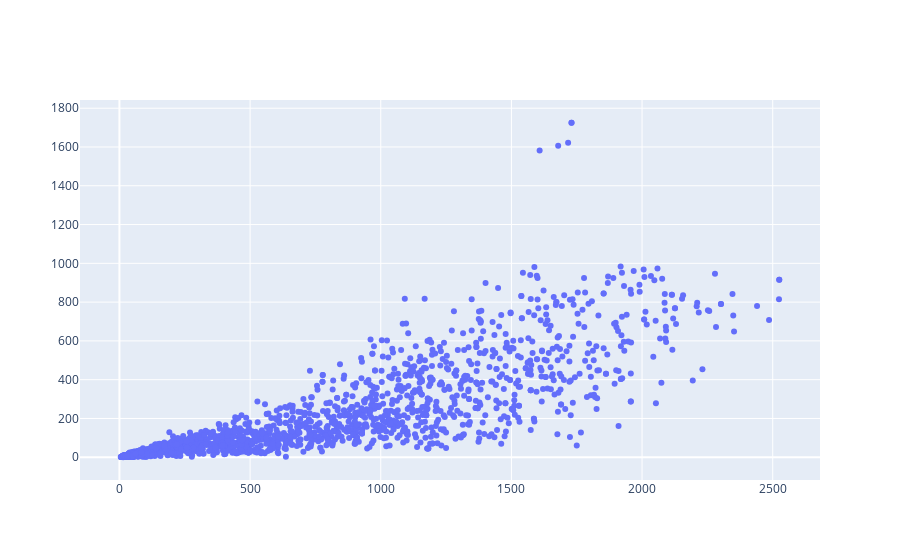

The cell this chart's notebook holds for it:
### Code cell
#Meat Products
fig4 = go.Figure()
fig4.add_trace(go.Scatter(x=df2.Expenses, y=df2.MeatProducts,mode="markers"))

### Figure 1 — Plotly figure (JSON) as saved in the notebook; plotly's stock layout.template omitted (floating-point values rounded to 4 significant figures; data arrays with more than 128 entries replaced by an {"elided": "..."} marker saying what was removed)
{"data": [{"mode": "markers", "type": "scatter", "x": {"elided": "2236 int values"}, "y": {"elided": "2236 int values"}}], "layout": {}}
